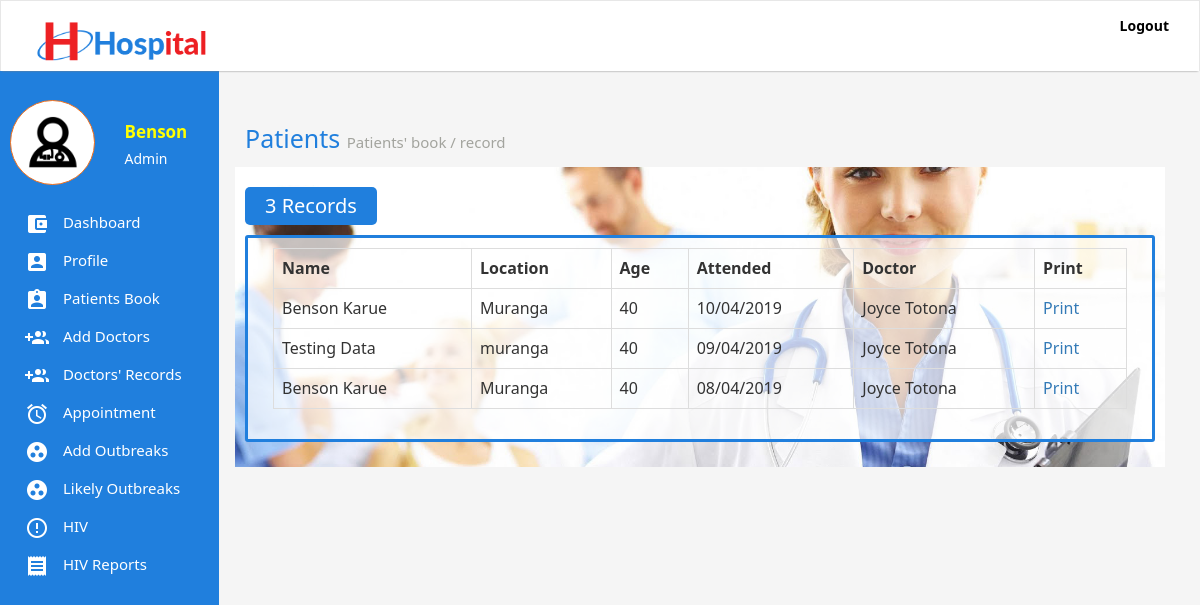
Screenshot of /patients.php (signed in) with the database file from the repository.
### tables this page shows
CREATE TABLE IF NOT EXISTS `users` (
`id` int(11) NOT NULL,
  `firstName` varchar(255) NOT NULL,
  `secondName` varchar(255) NOT NULL,
  `email` varchar(255) NOT NULL,
  `password` varchar(255) NOT NULL,
  `token` varchar(255) NOT NULL,
  `status` int(11) NOT NULL,
  `phone` varchar(255) NOT NULL,
  `profile` varchar(255) DEFAULT NULL,
  `gender` varchar(255) NOT NULL,
  `role` varchar(255) DEFAULT NULL
);

CREATE TABLE IF NOT EXISTS `patients` (
`id` int(11) NOT NULL,
  `name` varchar(255) NOT NULL,
  `location` varchar(255) NOT NULL,
  `age` varchar(255) NOT NULL,
  `gender` varchar(255) NOT NULL,
  `phone` varchar(255) NOT NULL,
  `dateOfBirth` varchar(255) NOT NULL,
  `cTime` varchar(255) NOT NULL,
  `diagnosis` text NOT NULL,
  `prescription` text NOT NULL,
  `token` varchar(255) NOT NULL,
  `doctor` varchar(255) NOT NULL,
  `number` varchar(255) DEFAULT NULL,
  `pcondition` varchar(255) DEFAULT NULL
);

### classes/User.class.php (called while the page is built, shortened)
<?php
class User{
	public static function loggedIn(){
		if(isset($_COOKIE['emr-user']) && $_COOKIE['emr-user'] != ""){
			return true;
		}
		return false;
	}
	public static function get($token, $field){
		$query = Db::fetch("users", "$field", "token = ? ", $token, "", "", "" );
		$data = Db::num($query);
		return $data[0];
	}
}

### classes/Db.class.php (called while the page is built, shortened)
<?php
class Db{
	public static function connect(){
		try{
			$db = new PDO("mysql:host=".Config::DB_HOST.";dbname=".Config::DB_NAME,Config::DB_USER, Config::DB_PASSWORD);
			$db->setAttribute(PDO::ATTR_ERRMODE, PDO::ERRMODE_EXCEPTION);
		} catch(Exception $e){
			self::returnedSQlError($e);
		}
		return $db;
	}
	public static function fetch($table, $columns,  $whereClause, $whereValue, $orderBy, $limit, $groupBy){
		if($limit == ""){
			$limit = "";
		} else {
			$limit = " LIMIT $limit ";
		}
		if($orderBy == ""){
			$orderBy = "";
		} else {
			$orderBy = " ORDER BY $orderBy ";
		}
		if($groupBy == ""){
			$groupBy = "";
		} else {
			$groupBy = "GROUP BY $groupBy";
		}
		$con = self::connect();
		if($columns == ""){
			$query = $con->prepare("SELECT * FROM $table WHERE $whereClause $groupBy $orderBy $limit");
			if($whereValue != ""){
				if(is_array($whereValue)){
					$n = 0;
					$countWhereValue = count($whereValue);
					while($n < $countWhereValue){
						$paramsCount = $n + 1;
						$query->bindParam($paramsCount, $whereValue[$n]);
						$n++;
					}
				} else {
					$query->bindParam(1, $whereValue);
				}
			} else {
				$query = $con->prepare("SELECT * FROM $table  $groupBy $orderBy  $limit");
			}
		} else {
			$sql = "SELECT ";
			if(is_array($columns)){
				$colsCount = count($columns);
				$start = 0;
				while($start < $colsCount){
					$commas = $start + 1;
					if($commas == $colsCount){
						$sql .= $columns[$start]." ";
					} else {
						$sql .= $columns[$start].", ";
					}
					$start ++;
				}
			} else {
				$sql .= "$columns ";
			}
			if($whereValue != ""){
				$sql .= "FROM $table WHERE $whereClause $groupBy $orderBy $limit";
				$query = $con->prepare($sql);
				if(is_array($whereValue)){
					$n = 0;
					$countWhereValue = count($whereValue);
					while($n < $countWhereValue){
						$paramsCount = $n + 1;
						$query->bindParam($paramsCount, $whereValue[$n]);
						$n++;
					}
				} else {
					$query->bindParam(1, $whereValue);
				}
			} else {
				$sql .= "FROM $table $groupBy $orderBy $limit";
				$query = $con->prepare($sql);
			}
		}
		$query->execute();
		return $query;
	}
	public static function count($query){
		return $query->rowCount();
	}
	public static function assoc($query){
		return $query->fetch(PDO::FETCH_ASSOC);
	}
	public static function num($query){
		return $query->fetch(PDO::FETCH_NUM);
	}
}

### importance.php (called while the page is built, shortened)
<?php
if(User::loggedIn()){
	$token = $_COOKIE['emr-user'];
	$userFirstName = User::get($token, "firstName");
	$userToken = User::get($token, "token");
	$userStatus = User::get($token, "status");
	$userRole = User::get($token, "role");
	if($userStatus == 1){
		$userRole = "Admin";
	} else {
		$userRole = $userRole;
	}
}

### classes/Patient.class.php (the view, shortened to what this page needs)
<?php
class Patient{
	public static function get($token, $field){
		$query = Db::fetch("patients", "$field", "token = ? ", $token, "", "", "");
		if(Db::count($query)){
			$data = Db::num($query);
			return $data[0];
		}
	}
	public static function patientsBooks(){
		$query = Db::fetch("patients", "", "", "", "id DESC", "", "");
		if(Db::count($query)){
			if(Db::count($query) == 1){
				$countP = Db::count($query)." Record";
			} else {
				$countP = Db::count($query)." Records";
			}
			echo "<div class='badge-header'>$countP</div>";
			echo "<div class='form-holder'><table class='table table-bordered'>";
		    echo "
					<tr>
						<td><strong>Name</strong></td>
						<td><strong>Location</strong></td>
						<td><strong>Age</strong></td>
						<td><strong>Attended</strong></td>
						<td><strong>Doctor</strong></td>
						<td><strong>Print</strong></td>
					<tr>
			";
			while($data = Db::assoc($query)){
				$token = $data['token'];
				$name = self::get($token, "name");
				$location = self::get($token, "location");
				$age = self::get($token, "age");
				$time = self::get($token, "cTime");
				$date = strftime(date("d/m/Y", $time));
				$doctor = self::get($token, "doctor");
				$docName = User::get($doctor, "firstName")." ".User::get($doctor, "secondName");
				echo "
					<tr>
						<td>$name</td>
						<td>$location</td>
						<td>$age</td>
						<td>$date</td>
						<td>$docName</td>
						<td><a href='print.php?patient=$token'>Print</a></td>
					<tr>
			";
			}
			echo "</table></div>";
		} else {
			Messages::info("There is no record in the moment");
		}
	}
}

### patients.php (shortened to what this page needs)
<?php
require_once "importance.php";
?>
<html>
<head>
	<?php require_once "inc/head.inc.php";  ?>
</head>
<body>
	<?php require_once "inc/header.inc.php"; ?>
	<div class='container-fluid'>
		<div class='row'>
			<div class='col-md-2'><?php require_once "inc/sidebar.inc.php"; ?></div>
			<div class='col-md-10'>
				<div class='content-area'>
				<div class='content-header'>
					Patients <small>Patients' book / record</small>
				</div>
				<div class='content-body'>
					<?php Patient::patientsBooks(); ?>
				</div>
				</div>
			</div>
		</div>
	</div>
</body>
</html>

### inc/head.inc.php (shortened to what this page needs)
<link rel="stylesheet" type="text/css" href="css/bootstrap.css" />
<link rel="stylesheet" type="text/css" href="css/q.css" />
<link rel="stylesheet" type="text/css" href="css/animate.css" />
<link rel="stylesheet" type="text/css" href="css/main.css" />

### inc/header.inc.php (shortened to what this page needs)
<nav role="navigation" class="navbar navbar-default real-nav" >
    <div class="container-fluid">
        <div class="navbar-header">
            <a href="index.php" class="navbar-brand"><img src='images/hospital-logo.png' class='img-responsive img-logo' style="height: 50px; margin-bottom: 100px;" /></a>
        </div>
        <div id="navbarCollapse" class="collapse navbar-collapse">
            <ul class="nav navbar-nav navbar-right">
                <?php if(!User::loggedIn() && !Patient::isPatientIn() ) {?>
               <li><a href='login.php'>Login</a></li>
               <?php } else {
                ?>
			    <li><a href='logout.php'>Logout</a></li>
                <?php
               } ?>
            </ul>
        </div>
    </div>
</nav>

### inc/sidebar.inc.php (shortened to what this page needs)
<?php
if(User::loggedIn()){
	if($userStatus == 1){
	?>
	<div class='sidebar'>
		<div class='sidebar-area'>
			<div class='row' style='margin-bottom: 20px;'>
				<div class='col-md-6'>
					<div class='user-profile'>
						<img src='images/3678412 - doctor medical care medical help stethoscope.png' class='img-responsive' style='max-height: 80px;' />
					</div>
				</div>
				<div class='col-md-6'>
					<div class='user-names'>
						<?php echo "$userFirstName";  ?>
					</div>
					<div class='user-role'>
						<?php echo "$userRole";  ?>
					</div>
				</div>
			</div>
			<ul class='sidebar-menu'>
				<li><a href='index.php'><img class='sidebar-menu-icon' src='images/ic_account_balance_wallet_white_24dp.png'  /> Dashboard</a></li>
				<li><a href='profile.php?token=<?php echo $userToken; ?>'><img class='sidebar-menu-icon' src='images/ic_account_box_white_24dp.png'  /> Profile</a></li>
				<li><a href='patients.php'><img class='sidebar-menu-icon' src='images/ic_assignment_ind_white_24dp.png'  /> Patients Book</a></li>
				<li><a href='add-doctors.php'><img class='sidebar-menu-icon' src='images/ic_group_add_white.png'  /> Add Doctors</a></li>
				<li><a href='doctors-record.php'><img class='sidebar-menu-icon' src='images/ic_group_add_white.png'  /> Doctors' Records</a></li>
				<li><a href='appointments.php'><img class='sidebar-menu-icon' src='images/ic_alarm_white_24dp.png'  /> Appointment</a></li>
				<li><a href='add-outbreak.php'><img class='sidebar-menu-icon' src='images/ic_group_work_white_24dp.png'  /> Add Outbreaks</a></li>
				<li><a href='outbreaks.php'><img class='sidebar-menu-icon' src='images/ic_group_work_white_24dp.png'  /> Likely Outbreaks</a></li>
				<li><a href='hiv.php'><img class='sidebar-menu-icon' src='images/ic_error_outline_white_24dp.png'  /> HIV</a></li>
				<li><a href='reports.php'><img class='sidebar-menu-icon' src='images/ic_receipt_white_24dp.png'  /> HIV Reports</a></li>
			</ul>
		</div>
	</div>
	<?php
}
} else if(Patient::isPatientIn() ) {
?>
<div class='sidebar'>
		<div class='sidebar-area'>
			<div class='row' style='margin-bottom: 20px;'>
				<div class='col-md-6'>
					<div class='user-profile'>
						<img src='images/3678443 - ambulance fast fast hospital.png' class='img-responsive' style='max-height: 80px;' />
					</div>
				</div>
				<div class='col-md-6'>
					<div class='user-names'>
						<?php echo Patient::getP($_SESSION['patient'], "name");  ?>
					</div>
					<div class='user-role'>
						<?php echo "Patient";  ?>
					</div>
				</div>
			</div>
			<ul class='sidebar-menu'>
				<li><a href='patient-data.php'><img class='sidebar-menu-icon' src='images/ic_account_balance_wallet_white_24dp.png'  /> Your Data</a></li>
				<li><a href='book-appointments.php'><img class='sidebar-menu-icon' src='images/ic_alarm_white_24dp.png'  /> Book an Appointment</a></li>
				<li><a href='p-sent-appointments.php'><img class='sidebar-menu-icon' src='images/ic_alarm_white_24dp.png'  />Sent Appointments</a></li>
				<li><a href='p-reply-appointments.php'><img class='sidebar-menu-icon' src='images/ic_alarm_white_24dp.png'  />Replies</a></li>
				<li><a href='logout.php'><img class='sidebar-menu-icon' src='images/ic_group_work_white_24dp.png'  /> Logout</a></li>
			</ul>
		</div>
	</div>
<?php
}

### css/main.css (style rules this page uses)
body { background: #F5F5F5; font-family: "Segoe UI", Frutiger, "Frutiger Linotype", "Dejavu Sans", "Helvetica Neue", Arial, sans-serif !important; }
.navbar-brand { margin: 0 0 20px 0 !important; display: block; }
.real-nav { background: #fff; border-bottom: 0px !important; box-shadow: 0 2px 2px -2px gray !important; border-radius: 0 !important; z-index: 99; }
.real-nav .navbar-nav li a { color: #000; font-weight: bold; }
.content-area { background: #F5F5F5; padding: 20px; }
.content-header { font-size: 25px; color: black; padding: 10px; color: #207FDD; }
.content-header small { font-size: 15px; color: #A3A49E; }
.content-body { background: url("../images/how-to-find-a-doctor-in-croatia.jpg") #fff; background-size: cover; background-repeat: none; background-position: center center; padding: 10px; min-height: 300px; }
.badge-header { background: #207FDD; display: inline-block; padding: 5px 20px; font-size: 20px; border-radius: 5px; color: #fff; margin: 10px 0; }
.form-holder { padding: 10px 25px; border: 3px solid #207FDD; border-radius: 3px; background: rgba(255, 255, 255, 0.7); }
.sidebar { position: relative; }
.sidebar .sidebar-area { z-index: 1; position: fixed; top: 50px; background: #207FDD; width: 219px; height: 100%; padding: 100px 10px 10px 10px; left: 0; top: 0; min-height: 500px; }
.sidebar-menu { padding: 0; }
.sidebar-menu li { list-style-type: none; }
.sidebar-menu li a { color: #fff; z-index: 999; display: block; text-decoration: none !important; padding: 7px 15px; font-size: 15px; }
.sidebar-menu-icon { margin-right: 10px; }
.user-profile { background: #fff; border: 1px solid #F2711D; padding: 15px; border-radius: 60px; }
.user-names { color: #FFFF02; font-weight: bold; font-size: 17px; margin: 20px 0px 5px 0px; }
.user-role { color: #FFF; }

### rows the page displays
users: firstName "Benson", status "Admin"
patients: name "Benson Karue", location "Muranga", age "40", date "10/04/2019", docName "Joyce Totona"
patients: name "Testing Data", location "muranga", age "40", date "09/04/2019", docName "Joyce Totona"
patients: name "Benson Karue", location "Muranga", age "40", date "08/04/2019", docName "Joyce Totona"

### other values shown
$countP "3 Records"
